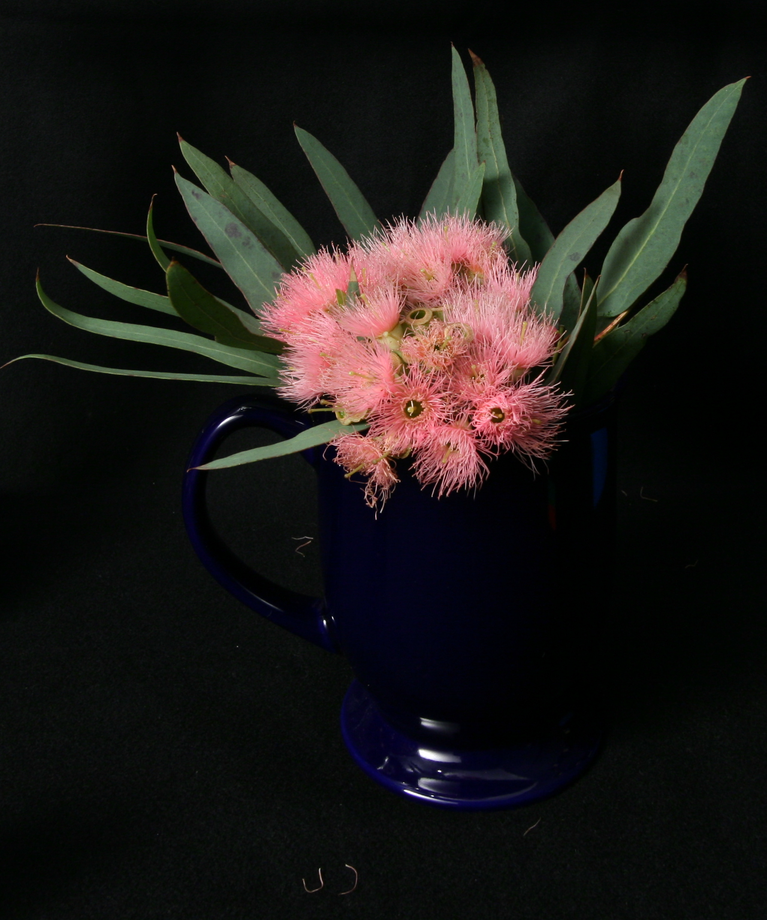
#> input picture code/images/proj6ba/out_00_06_2964.463623_1551.904053_.png, 767 x 920 px, shrunk from 1280 x 1536 before the run; its folder holds only this picture in this run
$ python 'main(1).py'
#> lines starting #> are read from the running program, lines starting #| are printed output that depends on the picture
# main.py

# ##############################################################################
# ############### IMPORT LIBRARIES ##############################################
# ##############################################################################
import os
import glob
import cv2
import numpy as np
import matplotlib.pyplot as plt

# ##############################################################################
# ############### CONFIGURATION #################################################
# ##############################################################################

# Define constants and configurations for the project
MAX_SHIFT = 10  # Maximum pixel shift for depth refocusing
# FOCUS_DEPTHS = np.linspace(0.5, 1.5, num=5)  # Depth values to refocus on
# FOCUS_DEPTHS = [-10, -5, 2.5, -1, -0.5 -0.25, 0.0, 0.25, 0.5, 1, 2.5, 5, 10]
FOCUS_DEPTHS = list(range(-15, 16))
APERTURE_SIZES = [1, 2, 3, 4, 5, 6, 7, 8, 9]  # Aperture sizes to simulate (must be odd integers)

# ##############################################################################
# ############### HELPER FUNCTIONS ##############################################
# ##############################################################################

def load_imgs(folder_path):
    img_paths = sorted(glob.glob(os.path.join(folder_path, '*.png')))
    imgs = [cv2.cvtColor(cv2.imread(img), cv2.COLOR_BGR2RGB) for img in img_paths]
    print(f"Loaded {len(imgs)} imgs from {folder_path}.")
    return imgs

def get_grid_size(imgs):
    num_imgs = len(imgs)
    grid_size = int(np.sqrt(num_imgs))
    if grid_size * grid_size == num_imgs:
        print(f"Determined grid size: {grid_size}x{grid_size}.")
        return (grid_size, grid_size)
    else:
        print(f"({num_imgs}) is not a perfect square.")

def refocus_depth(imgs, grid_size, focus_depth, max_shift):
    shifted_imgs = []
    rows, cols = grid_size
    center_row = rows // 2
    center_col = cols // 2
    print(f"refocusing at depth {focus_depth:.2f} with max shift {max_shift}.")

    for idx, img in enumerate(imgs):
        u = idx % cols
        v = idx // cols

        shift_x = (u - center_col) * focus_depth * max_shift / cols
        shift_y = (v - center_row) * focus_depth * max_shift / rows

        M = np.float32([[1, 0, shift_x], [0, 1, shift_y]])
        shifted = cv2.warpAffine(img, M, (img.shape[1], img.shape[0]))
        shifted_imgs.append(shifted)
        print(f"Shifted img {idx+1}/{len(imgs)} by ({shift_x:.2f}, {shift_y:.2f}) pixels.")

    refocused_img = np.mean(shifted_imgs, axis=0).astype(np.uint8)
    print("Averaged shifted imgs to obtain refocused img.")
    return refocused_img

# [22 lines left out: function adjust_aperture, not called in this run]

def save_img(img, filename):
    plt.imsave(filename, img)
    print(f"Saved img to {filename}.")

def show_imgs(imgs, titles, delay=0):
    plt.figure(figsize=(15, 5))
    for i, (img, title) in enumerate(zip(imgs, titles)):
        plt.subplot(1, len(imgs), i + 1)
        plt.imshow(img)
        plt.axis('off')
        plt.title(title)
    plt.tight_layout()
    if delay > 0:
        plt.show(block=False)
        plt.pause(delay)
        plt.close()
    else:
        plt.show()
    print("Displayed imgs.")

# ##############################################################################
# ############### PART 1: DEPTH REFOCUSING ######################################
# ##############################################################################

def part1_depth_refocusing():

    # Part 1: brefocus the lightfield imgs at different depths

    print("\n=== Part 1: Depth Refocusing ===")


    script_dir = os.path.dirname(os.path.abspath(__file__))
    imgs_dir = os.path.join(script_dir, 'images/proj6ba')
    output_dir = os.path.join(script_dir, 'output')
    os.makedirs(output_dir, exist_ok=True)
    print(f"Imgs directory: {imgs_dir}")
    print(f"Output directory: {output_dir}")


    imgs = load_imgs(imgs_dir)
    grid_size = get_grid_size(imgs)

    # its time
    for depth in FOCUS_DEPTHS:
        refocused_img = refocus_depth(imgs, grid_size, depth, MAX_SHIFT)
        filename = os.path.join(output_dir, f'refocused_depth_{depth:.2f}.png')
        save_img(refocused_img, filename)
        print(f"Refocused img at depth {depth:.2f} saved to {filename}.")

    # Display
    print("\nDisplaying sample refocused imgs:")
    sample_imgs = []
    sample_titles = []
    for depth in [FOCUS_DEPTHS[0], FOCUS_DEPTHS[-1]]:  # Display first and last samples
        refocused_img = refocus_depth(imgs, grid_size, depth, MAX_SHIFT)
        sample_imgs.append(refocused_img)
        sample_titles.append(f'Focus Depth {depth:.2f}')
    show_imgs(sample_imgs, sample_titles)

    print("=== Part 1 Done ===\n")

# ##############################################################################
# ############### PART 2: APERTURE ADJUSTMENT ###################################
# ##############################################################################

# [29 lines left out: function part2_aperture_adjustment, not called in this run]

# ##############################################################################
# ############### MAIN EXECUTION #################################################
# ##############################################################################

def main():
    print("Select which part to execute:")
    print("1. Part 1 (Depth Refocusing)")
    print("2. Part 2 (Aperture Adjustment)")
    print("3. Both Part 1 and Part 2")
    choice = input("Enter 1, 2, or 3: ").strip()
#> the answer given: 1

    if choice == '1':
        part1_depth_refocusing()
#> in load_imgs, `imgs = [cv2.cvtColor(cv2.imread(img), cv2.COLOR_BGR2RGB) for img in im..`: imgs = 1 item
#| Loaded 1 imgs from code/images/proj6ba.
#> in get_grid_size, `num_imgs = len(imgs)`: num_imgs = 1
#| Determined grid size: 1x1.
#> in part1_depth_refocusing, `grid_size = get_grid_size(imgs)`: grid_size = (1, 1)
#> the loop in part1_depth_refocusing, `for depth in FOCUS_DEPTHS:` made 31 passes
#| Shifted img 1/1 by (0.00, 0.00) pixels.
#| Shifted img 1/1 by (0.00, 0.00) pixels.
#| Shifted img 1/1 by (0.00, 0.00) pixels.
#| Shifted img 1/1 by (0.00, 0.00) pixels.
#| Shifted img 1/1 by (0.00, 0.00) pixels.
#| Shifted img 1/1 by (0.00, 0.00) pixels.
#| Shifted img 1/1 by (0.00, 0.00) pixels.
#| Shifted img 1/1 by (0.00, 0.00) pixels.
#> (further printed lines are left out)
#> the loop in part1_depth_refocusing, `for depth in [FOCUS_DEPTHS[0], FOCUS_DEPTHS[-1]]:` made 2 passes
#> (rows in refocus_depth, cols in refocus_depth, center_row in refocus_depth, center_col in refocus_depth) on passes 1 to 2: (1, 1, 0, 0), (1, 1, 0, 0)
#> after the loop in part1_depth_refocusing, `for depth in [FOCUS_DEPTHS[0], FOCUS_DEPTHS[-1]]:`: sample_imgs = 2 items; sample_titles = ['Focus Depth -15.00', 'Focus Depth 15.00']
#> the loop in show_imgs, `for i, (img, title) in enumerate(zip(imgs, titles)):` made 2 passes
#> title on passes 1 to 2: 'Focus Depth -15.00', 'Focus Depth 15.00'
#> in show_imgs, `plt.show()`:
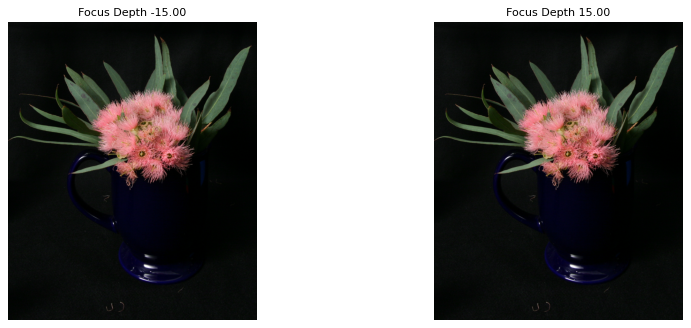
#> figure drawn by matplotlib, 2 panels
    elif choice == '2':
        part2_aperture_adjustment()
    elif choice == '3':
        part1_depth_refocusing()
        part2_aperture_adjustment()
    else:
        print("Invalid. Exiting.")

if __name__ == "__main__":
    main()
